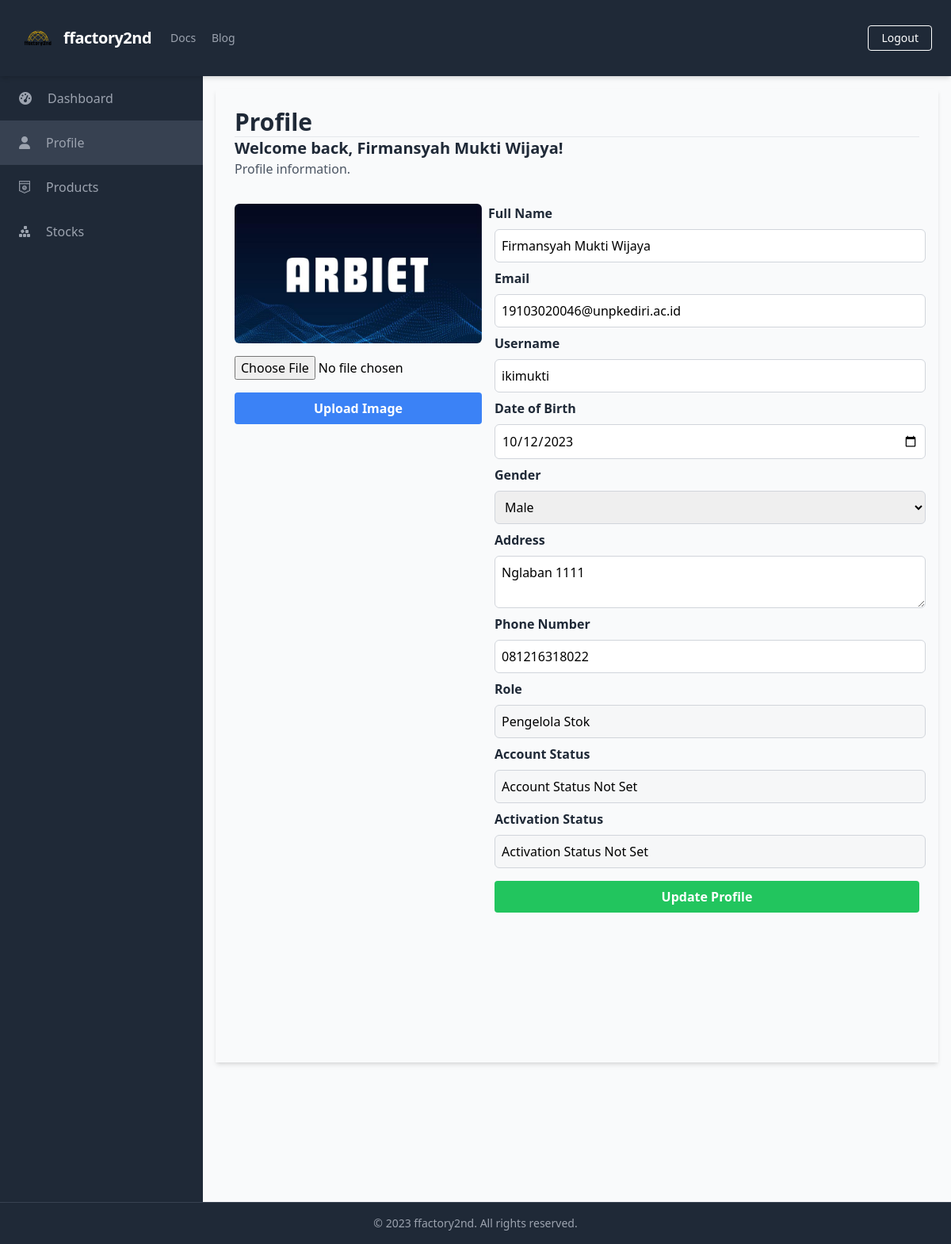
The page /profiles/profile.php (signed in) on the database as committed earlier.
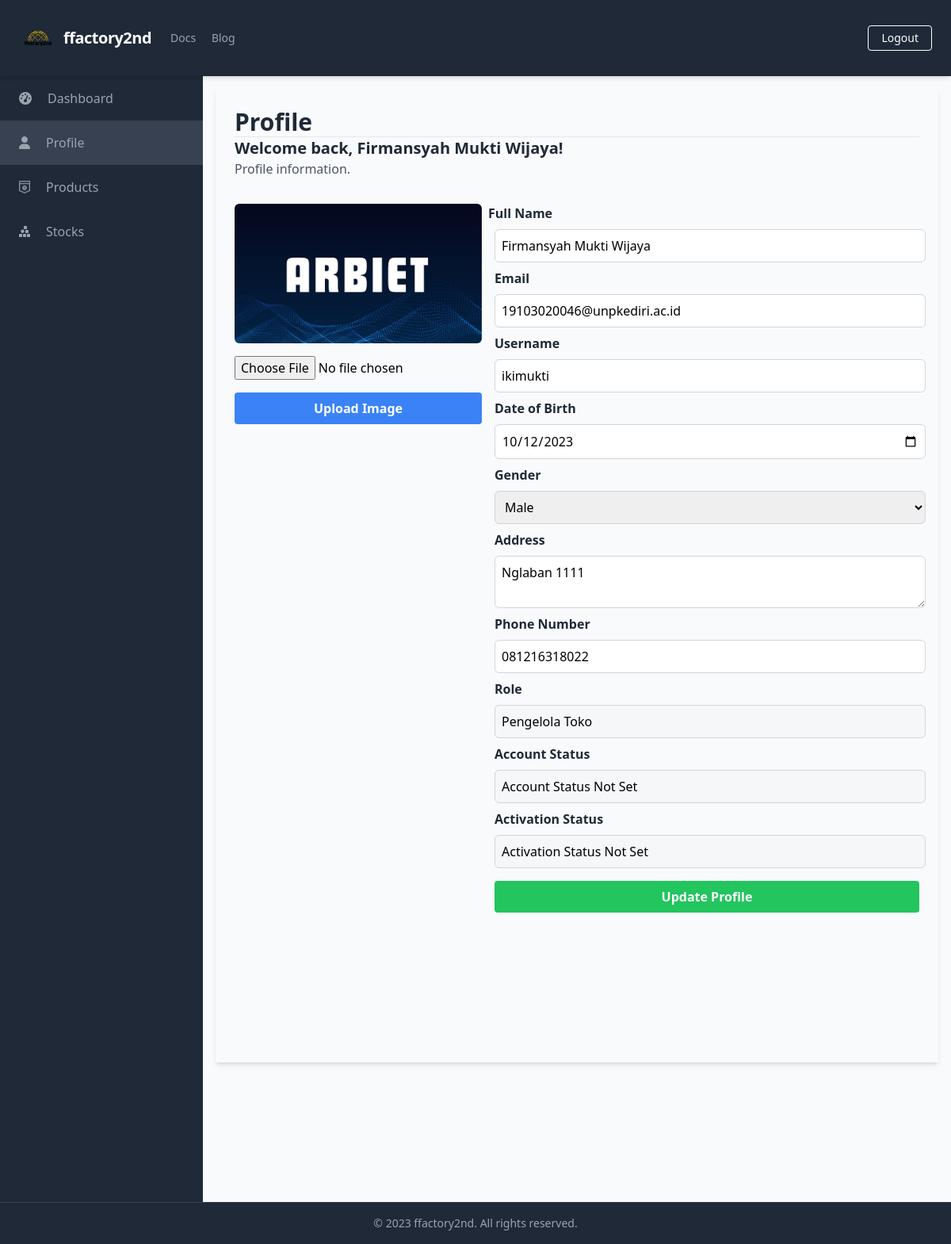
The same page on the database as committed later.
### tables this page shows
CREATE TABLE `Users` (
  `UserID` int(11) NOT NULL,
  `Username` varchar(50) NOT NULL,
  `Password` varchar(255) NOT NULL,
  `Email` varchar(100) NOT NULL,
  `FullName` varchar(100) DEFAULT NULL,
  `DateOfBirth` date DEFAULT NULL,
  `Gender` varchar(10) DEFAULT NULL,
  `Address` text DEFAULT NULL,
  `PhoneNumber` varchar(20) DEFAULT NULL,
  `RoleID` int(11) DEFAULT NULL,
  `AccountCreationDate` timestamp NOT NULL DEFAULT current_timestamp() ON UPDATE current_timestamp(),
  `LastLogin` datetime DEFAULT NULL,
  `AccountStatus` varchar(20) DEFAULT NULL,
  `ProfilePictureURL` varchar(255) DEFAULT NULL,
  `ActivationStatus` varchar(20) DEFAULT NULL
);

CREATE TABLE `Roles` (
  `RoleID` int(11) NOT NULL,
  `RoleName` varchar(50) NOT NULL
);

### database/connection.php (called while the page is built, shortened)
<?php
$baseUrl = "http://localhost/final_project_ricky_2023/";
$baseTitle = "ffactory2nd";
$baseLogoUrl = "http://localhost/final_project_ricky_2023/static/logo.png";

### public/profiles/profile.php (the view, shortened to what this page needs)
<?php
require_once('../../database/connection.php');
include_once('../components/header.php');
$user_id = $_SESSION['UserID'];
$select_query = "SELECT Users.*, Roles.RoleName FROM Users
                LEFT JOIN Roles ON Users.RoleID = Roles.RoleID
                WHERE Users.UserID = ?";
$select_stmt = $conn->prepare($select_query);
$select_stmt->bind_param('i', $user_id);
$select_stmt->execute();
$result = $select_stmt->get_result();
if ($result->num_rows === 1) {
    $user = $result->fetch_assoc();
} else {
}
?>
<div class="h-screen flex flex-col">
    <?php include('../components/navbar.php'); ?>
    <div class="flex-grow bg-gray-50 flex flex-row shadow-md">
        <?php include('../components/sidebar.php'); ?>
        <main class=" bg-gray-50 flex flex-col flex-1 overflow-y-scroll h-screen flex-shrink-0 sc-hide pb-40">
            <div class="flex items-start justify-start p-6 shadow-md m-4 flex-1 flex-col">
                <h1 class="text-3xl text-gray-800 font-semibold border-b border-gray-200 w-full">Profile</h1>
                <h2 class="text-xl text-gray-800 font-semibold">Welcome back, <?php echo $_SESSION['FullName']; ?>!</h2>
                <p class="text-gray-600">Profile information.</p>
                <div class="flex flex-row w-full space-x-2 space-y-2 mt-4 mb-4">
                    <div class="flex flex-col w-96 items-center justify-top pt-4">
                        <img src="<?php echo $baseUrl; ?>public/static/image/profile/<?php echo $_SESSION['ProfilePictureURL']; ?>" alt="Profile Image" class="rounded-md object-cover mb-4">
                        <form id="image-upload-form" action="upload_image.php" method="POST" enctype="multipart/form-data" class="w-full">
                            <input type="file" name="profile_image" accept="image/*">
                            <button type="button" onclick="confirmImageUpload()" class="bg-blue-500 hover-bg-blue-700 text-white font-bold py-2 px-4 rounded mt-4 w-full">
                                Upload Image
                            </button>
                        </form>
                    </div>
                    <form action="profile.php" method="POST" class="flex flex-col w-full space-x-2 mt-4 mb-4" id="profile-update-form">
                        <label for="fullname" class="block font-semibold text-gray-800 mt-2 mb-2">Full Name</label>
                        <input type="text" id="fullname" name="fullname" class="w-full rounded-md border-gray-300 focus-border-blue-500 focus-ring focus-ring-blue-500 focus-ring-opacity-50 focus-outline-none px-2 py-2 border" value="<?php echo $user['FullName']; ?>">
                        <label for="email" class="block font-semibold text-gray-800 mt-2 mb-2">Email</label>
                        <input type="email" id="email" name="email" class="w-full rounded-md border-gray-300 focus-border-blue-500 focus-ring focus-ring-blue-500 focus-ring-opacity-50 focus-outline-none px-2 py-2 border" value="<?php echo $user['Email']; ?>">
                        <label for="username" class="block font-semibold text-gray-800 mt-2 mb-2">Username</label>
                        <input type="text" id="username" name="username" class="w-full rounded-md border-gray-300 focus-border-blue-500 focus-ring focus-ring-blue-500 focus-ring-opacity-50 focus-outline-none px-2 py-2 border" value="<?php echo $user['Username']; ?>">
                        <label for="dob" class="block font-semibold text-gray-800 mt-2 mb-2">Date of Birth</label>
                        <input type="date" id="dob" name="dob" class="w-full rounded-md border-gray-300 focus-border-blue-500 focus-ring focus-ring-blue-500 focus-ring-opacity-50 focus-outline-none px-2 py-2 border" value="<?php echo $user['DateOfBirth']; ?>">
                        <label for="gender" class="block font-semibold text-gray-800 mt-2 mb-2">Gender</label>
                        <select id="gender" name="gender" class="w-full rounded-md border-gray-300 focus-border-blue-500 focus-ring focus-ring-blue-500 focus-ring-opacity-50 focus-outline-none px-2 py-2 border">
                            <option value="Male" <?php if ($user['Gender'] === 'Male') echo 'selected'; ?>>Male</option>
                        </select>
                        <label for="address" class="block font-semibold text-gray-800 mt-2 mb-2">Address</label>
                        <textarea id="address" name="address" class="w-full rounded-md border-gray-300 focus-border-blue-500 focus-ring focus-ring-blue-500 focus-ring-opacity-50 focus-outline-none px-2 py-2 border"><?php echo $user['Address']; ?></textarea>
                        <label for="phone" class="block font-semibold text-gray-800 mt-2 mb-2">Phone Number</label>
                        <input type="text" id="phone" name="phone" class="w-full rounded-md border-gray-300 focus-border-blue-500 focus-ring focus-ring-blue-500 focus-ring-opacity-50 focus-outline-none px-2 py-2 border" value="<?php echo $user['PhoneNumber']; ?>">
                        <label for="role" class="block font-semibold text-gray-800 mt-2 mb-2">Role</label>
                        <input type="text" id="role" name="role" class="w-full rounded-md border-gray-300 focus-border-blue-500 focus-ring focus-ring-blue-500 focus-ring-opacity-50 focus-outline-none px-2 py-2 border" value="<?php echo $user['RoleName']; ?>" disabled>
                        <label for="accountStatus" class="block font-semibold text-gray-800 mt-2 mb-2">Account Status</label>
                        <input type="text" id="accountStatus" name="accountStatus" class="w-full rounded-md border-gray-300 focus-border-blue-500 focus-ring focus-ring-blue-500 focus-ring-opacity-50 focus-outline-none px-2 py-2 border" value="<?php echo ($user['AccountStatus'] !== null) ? $user['AccountStatus'] : 'Account Status Not Set'; ?>" disabled>
                        <label for="activationStatus" class="block font-semibold text-gray-800 mt-2 mb-2">Activation Status</label>
                        <input type="text" id="activationStatus" name="activationStatus" class="w-full rounded-md border-gray-300 focus-border-blue-500 focus-ring focus-ring-blue-500 focus-ring-opacity-50 focus-outline-none px-2 py-2 border" value="<?php echo ($user['ActivationStatus'] !== null) ? $user['ActivationStatus'] : 'Activation Status Not Set'; ?>" disabled>
                        <button type="submit" class="bg-green-500 hover:bg-green-700 text-white font-bold py-2 px-4 rounded mt-4">
                            Update Profile
                        </button>
                    </form>
                </div>
            </div>
        </main>
    </div>
    <?php include('../components/footer.php'); ?>
</div>
</body>
</html>

### public/components/header.php (shortened to what this page needs)
<!DOCTYPE html>
<html lang="en">
<head>
    <link rel="stylesheet" href="<?php echo $baseUrl; ?>dist/output.css">
    <link rel="stylesheet" href="https://cdn.jsdelivr.net/npm/sweetalert2@11/dist/sweetalert2.min.css">
</head>
<body class="overflow-hidden">

### public/components/navbar.php (shortened to what this page needs)
<nav class="flex items-center justify-between flex-wrap bg-gray-800 p-6 shadow-md sticky top-0">
    <div class="flex items-center flex-shrink-0 text-white mr-6 ">
        <a href="<?php echo $baseUrl; ?>public/index.php" class="flex items-center space-x-2">
            <img src="<?php echo $baseLogoUrl; ?>" alt="Logo" class="w-12" />
            <span class="font-semibold text-xl tracking-tight"><?php echo $baseTitle; ?></span>
        </a>
    </div>
    <div class="w-full block flex-grow lg:flex lg:items-center lg:w-auto">
        <div class="text-sm lg:flex-grow">
            <a href="#responsive-header" class="block mt-4 lg:inline-block lg:mt-0 text-gray-400 hover:text-white mr-4">
                Docs
            </a>
            <a href="#responsive-header" class="block mt-4 lg:inline-block lg:mt-0 text-gray-400 hover:text-white">
                Blog
            </a>
        </div>
        <div>
            <?php
            if (isset($_SESSION['UserID'])) {
                echo '<a href="javascript:void(0);" onclick="confirmLogout()" class="inline-block text-sm px-4 py-2 leading-none border rounded text-white border-white hover:border-transparent hover:text-gray-500 hover:bg-white mt-4 lg:mt-0">Logout</a>';
            } else {
                echo '<a href="login.php" class="inline-block text-sm px-4 py-2 leading-none border rounded text-white border-white hover:border-transparent hover:text-gray-500 hover:bg-white mt-4 lg:mt-0">Login</a>';
            }
            ?>
        </div>
    </div>
</nav>

### public/components/sidebar.php (shortened to what this page needs)
<aside class="bg-gray-800 text-white w-64 overflow-y-scroll h-screen flex-shrink-0 sc-hide">
    <ul class="text-gray-400">
        <li class="px-6 py-4 hover:bg-gray-700 cursor-pointer space-x-2 flex items-center">
            <i class="fas fa-tachometer-alt mr-3"></i>
            <a href="../systems/dashboard.php">Dashboard</a>
        </li>
        <li class="px-6 py-4 hover-bg-gray-700 cursor-pointer space-x-2 flex items-center">
            <i class="fas fa-user mr-3"></i>
            <a href="../profiles/profile.php">Profile</a>
        </li>
        <?php
        if ($_SESSION['RoleID'] === 1 || $_SESSION['RoleID'] === 2) {
            echo '
            <li class="px-6 py-4 hover-bg-gray-700 cursor-pointer space-x-2 flex items-center">
                <i class="fa-brands fa-shirtsinbulk mr-3"></i>
                <a href="../manage_products/manage_products_list.php">Products</a>
            </li>
            ';
            echo '
            <li class="px-6 py-4 hover-bg-gray-700 cursor-pointer space-x-2 flex items-center">
                <i class="fa-solid fa-cubes-stacked mr-3"></i>
                <a href="../manage_stocks/manage_stocks_list.php">Stocks</a>
            </li>
            ';
        }
        ?>
    </ul>
    <hr class="mt-60 border-transparent">
</aside>

### public/components/footer.php (shortened to what this page needs)
<footer class="bg-gray-800 text-gray-400 py-4 shadow-md mt-auto sticky bottom-0 border-t border-gray-700">
    <div class="container mx-auto text-center text-sm">
        <p>&copy; 2023 <?php echo $baseTitle; ?>. All rights reserved.</p>
    </div>
</footer>

Rows that differ between the two databases and show on the page:
changed users "Firmansyah Mukti Wijaya": role "Pengelola Stok" → "Pengelola Toko"
